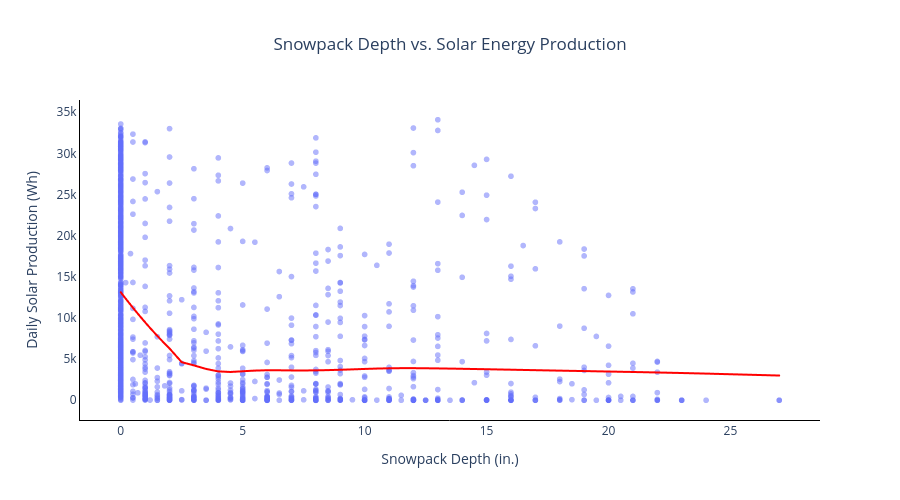

Notebook source saved alongside this figure:
### Markdown cell above
Looking at snowpack next...

### Code cell
snowpack_vs_solar = px.scatter(
    snow_solar_analysis,
    x='snowpack',
    y='daily_total',
    opacity=.5,
    # use LOWESS again
    trendline='lowess',
    trendline_color_override='red',
    height=500,
    title='Snowpack Depth vs. Solar Energy Production',
    labels={
        'snowpack': 'Snowpack Depth (in.)',
        'daily_total': 'Daily Solar Production (Wh)'
    }
).update_xaxes(
    showgrid=False,
    showline=True,
    linewidth=1,
    linecolor='black'
).update_yaxes(
    showgrid=False,
    showline=True,
    linewidth=1,
    linecolor='black'
).update_layout(
    title={'x': 0.5},
    plot_bgcolor='rgba(0,0,0,0)'
)

snowpack_vs_solar.show()

### Figure 1 — Plotly figure (JSON) as saved in the notebook; plotly's stock layout.template omitted (floating-point values rounded to 4 significant figures; data arrays with more than 128 entries replaced by an {"elided": "..."} marker saying what was removed)
{"data": [{"hovertemplate": "Snowpack Depth (in.)=%{x}<br>Daily Solar Production (Wh)=%{y}<extra></extra>", "legendgroup": "", "marker": {"color": "#636efa", "opacity": 0.5, "symbol": "circle"}, "mode": "markers", "name": "", "showlegend": false, "type": "scattergl", "x": {"elided": "1297 float values"}, "xaxis": "x", "y": {"elided": "1297 float values"}, "yaxis": "y"}, {"hovertemplate": "<b>LOWESS trendline</b><br><br>Snowpack Depth (in.)=%{x}<br>Daily Solar Production (Wh)=%{y} <b>(trend)</b><extra></extra>", "legendgroup": "", "line": {"color": "red"}, "marker": {"color": "#636efa", "symbol": "circle"}, "mode": "lines", "name": "", "showlegend": false, "type": "scattergl", "x": {"elided": "1297 float values"}, "xaxis": "x", "y": {"elided": "1297 float values"}, "yaxis": "y"}], "layout": {"height": 500, "legend": {"tracegroupgap": 0}, "plot_bgcolor": "rgba(0,0,0,0)", "title": {"text": "Snowpack Depth vs. Solar Energy Production", "x": 0.5}, "xaxis": {"anchor": "y", "domain": [0, 1], "linecolor": "black", "linewidth": 1, "showgrid": false, "showline": true, "title": {"text": "Snowpack Depth (in.)"}}, "yaxis": {"anchor": "x", "domain": [0, 1], "linecolor": "black", "linewidth": 1, "showgrid": false, "showline": true, "title": {"text": "Daily Solar Production (Wh)"}}}}
